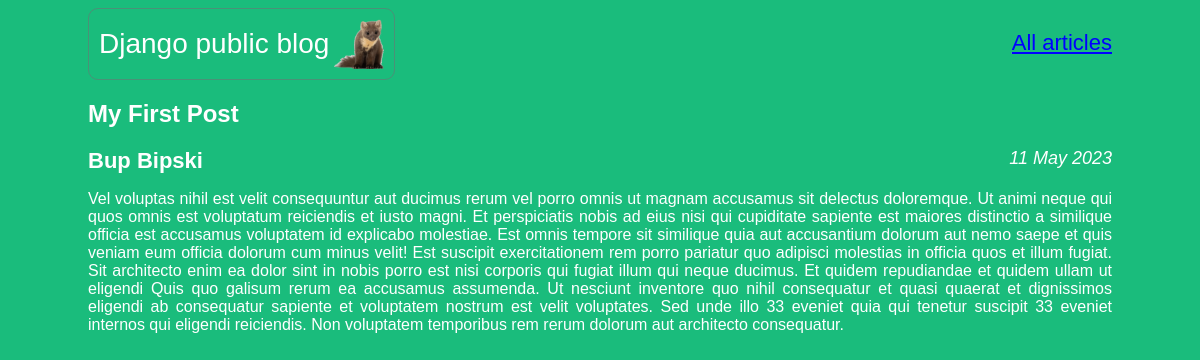
Page /article/5 on the committed database.
### articles/models.py (models this page shows, shortened)
class Article(models.Model):
    title = models.CharField(max_length=200)
    author = models.ForeignKey(User, on_delete=models.CASCADE)
    author_article = models.ForeignKey('Author', on_delete=models.SET_NULL, null=True)
    text = models.TextField()
    created_date = models.DateField(auto_now_add=True)
    date_article = models.DateField('Date create article', null=False)

class Author(models.Model):
    first_name = models.CharField(max_length=100)
    last_name = models.CharField(max_length=100)
    date_of_birth = models.DateField(null=True, blank=True)
    date_of_death = models.DateField('Died', null=True, blank=True)

### articles/views.py (the view)
# urls.py: re_path(r'^article/(?P<article_id>\d+)$', views.get_article, name='get_article'),
def get_article(request, article_id):
    try:
        post = Article.objects.get(id=article_id)
        return render(request, 'article.html', {"post": post})
    except Article.DoesNotExist:
        raise Http404

### articles/templates/article.html (shortened to what this page needs)
<!DOCTYPE html>
<html lang="en">
<head>
    <link rel="stylesheet" type="text/css" href="{{ STATIC_URL }}/static/css/article.css">
</head>
<body>
<div class="header">
    <div id="logo_article_id">
        <p id="logo_text">Django public blog</p>
        <img src="{{ STATIC_URL }}/static/images/sobol3.png"/>
    </div>
    <p id="all_states"><a href="http://127.0.0.1:8000/">All articles</a></p>
</div>
<div class="archive">
    <div class="one-post">
        <h2 class="post-title-article">{{ post.title }}</h2>
        <div class="article-info">
            <div class="article-author">{{ post.author_article.last_name}} {{ post.author_article.first_name}}</div>
            <div class="article-created-date">{{ post.date_article|date:"j F Y"|title }}</div>
        </div>
        <p class="article-text">{{ post.text }}</p>
    </div>
</div>
</body>
</html>

### articles/static/css/article.css (style rules this page uses)
body { background: #1abc7c; font-family: Tahoma, Arial, sans-serif; color: #ffffff; width: 1024px; margin-left: auto; margin-right: auto; }
#logo_article_id { display: inline-block; padding: 10px; border: 1px solid #4a9177; text-align: center; border-radius: 10px; background-image: linear-gradient(to bottom top, #4a9157, 27%, #33f5a0); }
#all_states { float:right; }
#logo_text { display: inline-block; margin: 0; font-size: 28px; vertical-align: middle; }
#logo_article_id img { display: inline-block; width: 50px; height: 50px; vertical-align: middle; }
.header img { display: inline-block; width: 280px; margin-left: auto; margin-right: auto; }
#all_states { text-decoration: underline; font-size: 22px; vertical-align: middle; }
.article-text { text-align: justify; }
.article-info div { display: inline-block; vertical-align: middle; }
.article-created-date { float: right; font-size: 18px; font-style: italic; }
.article-author { font-size: 22px; font-weight: bold; }
a { color: blue; }

### rows in the picture
Article: title "My First Post", author_article.last_name "Bup", author_article.first_name "Bipski", date_article "11 May 2023", text "Vel voluptas nihil est velit consequuntur aut ducimus rerum vel porro omnis ut magnam accusamus sit delectus doloremque. Ut animi neque qui quos omnis est voluptatum reiciendis et iusto magni. Et perspiciatis nobis ad eius nisi qui cupiditate sapiente est maiores distinctio a similique officia est accusamus voluptatem id explicabo molestiae. Est omnis tempore sit similique quia aut accusantium dolorum aut nemo saepe et quis veniam eum officia dolorum cum minus velit! Est suscipit exercitationem rem porro pariatur quo adipisci molestias in officia quos et illum fugiat. Sit architecto enim ea dolor sint in nobis porro est nisi corporis qui fugiat illum qui neque ducimus. Et quidem repudiandae…"
